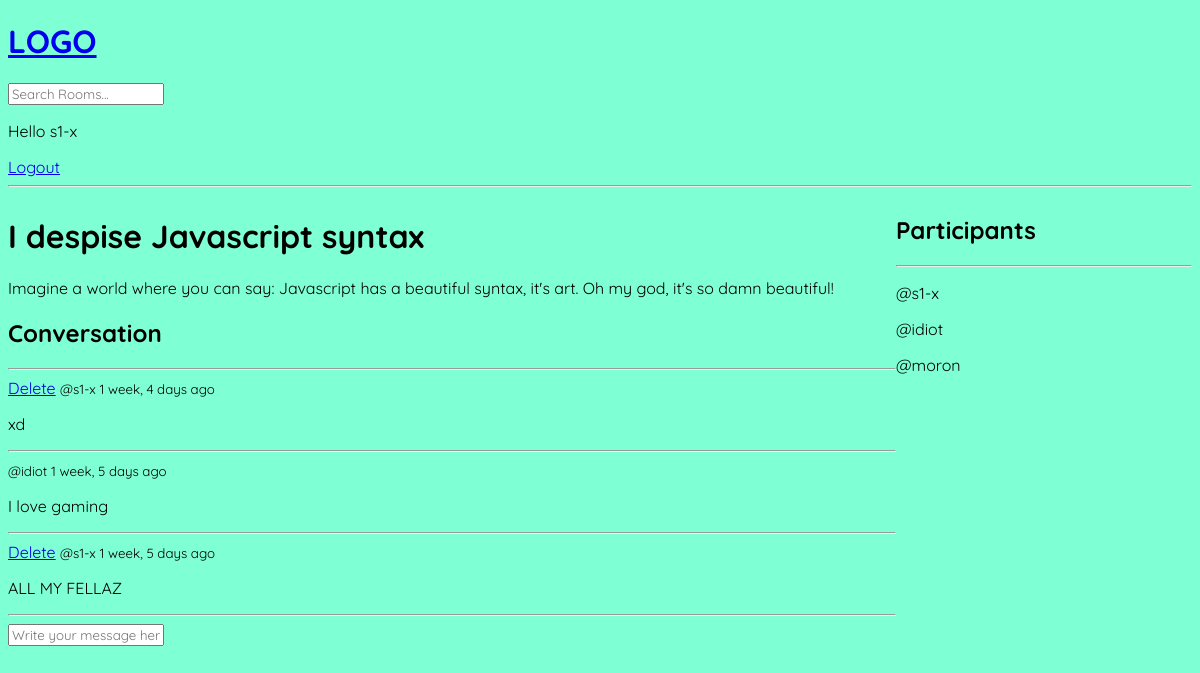
Screenshot of /room/1/ (signed in) with the database file from the repository.
### base/models.py (models this page shows, shortened)
class Room(models.Model):
    host = models.ForeignKey(User, on_delete=models.SET_NULL, null=True)
    topic = models.ForeignKey(Topic, on_delete=models.SET_NULL, null=True)
    name = models.CharField(max_length=200)
    description = models.TextField(null=True, blank=True)
    participants = models.ManyToManyField(User, related_name='participants', blank=True)
    updated = models.DateTimeField(auto_now=True)
    created = models.DateTimeField(auto_now_add=True)
    class Meta:
        ordering = ['-updated', '-created']

class Message(models.Model):
    user = models.ForeignKey(User, on_delete=models.CASCADE)
    room = models.ForeignKey(Room, on_delete=models.CASCADE)
    body = models.TextField()
    updated = models.DateTimeField(auto_now=True)
    created = models.DateTimeField(auto_now_add=True)
    class Meta:
        ordering = ['-updated', '-created']

### base/views.py (the view, shortened to what this page needs)
# urls.py: path('room/<str:pk>/', views.room, name="room"),
def room(request, pk):
    room = Room.objects.get(id=pk)
    room_messages = room.message_set.all()
    participants = room.participants.all()
    context = {'room': room, 'room_messages': room_messages,
               'participants': participants}
    return render(request, 'base/room.html', context)

### base/templates/base/room.html (shortened to what this page needs)
{% extends "main.html" %}
{% block content %}
<div class="room-container">
    <div>
        <h1>{{room.name}}</h1>
        <p>{{room.description}}</p>
        <div class="comment-wrapper">
            <h2>Conversation</h2>
            <hr>
            {% for message in room_messages %}
            <div>
                {% if request.user == message.user %}
                <a href="{% url 'delete-message' message.id %}">Delete</a>
                {% endif %}
                <small>@{{message.user}} {{message.created|timesince}} ago</small>
                <p>{{message.body}}</p>
                <hr>
            </div>
            {% endfor %}
        </div>
        {% if request.user.is_authenticated %}
        <div class="comment-form">
            <form method="POST">
                <input type="text" name="body" placeholder="Write your message here...">
            </form>
        </div>
        {% endif %}
    </div>
    <div>
        <h2>Participants</h2>
        <hr>
        {% for user in participants %}
         <div>
            <p>@{{user.username}}</p>
         </div>
        {% endfor %}
    </div>
</div>
{% endblock %}

### templates/navbar.html
<a href="/">
    <h1>LOGO</h1>
</a>
<form method="GET" action="{% url 'home' %}">
    <input type="text" name="q" placeholder="Search Rooms...">
</form>
{% if request.user.is_authenticated %}
<p>Hello {{request.user}}</p>
<a href="{% url 'logout' %}">Logout</a>
{% else %}
<a href="{% url 'login' %}">Login</a>
{% endif %}
<hr>

### static/CSS/styles.css (style rules this page uses)
body { background-color: aquamarine; }
* { font-family: "Quicksand", serif; line-height: normal; list-style-type: none; }

### base/templates/base/room.html (style rules this page uses)
.room-container { display: grid; grid-template-columns: 3fr 1fr; }

### rows the page displays
Room: name "I despise Javascript syntax", description "Imagine a world where you can say: Javascript has a beautiful syntax, it's art. Oh my god, it's so damn beautiful!"
Message: shows "Delete", user "s1-x", created "1 week, 4 days", body "xd"
Message: user "idiot", created "1 week, 5 days", body "I love gaming"
Message: shows "Delete", user "s1-x", created "1 week, 5 days", body "ALL MY FELLAZ"

### other values shown
{{ request.user }} "s1-x"
{{ user.username }} "s1-x"
{{ user.username }} "idiot"
{{ user.username }} "moron"
